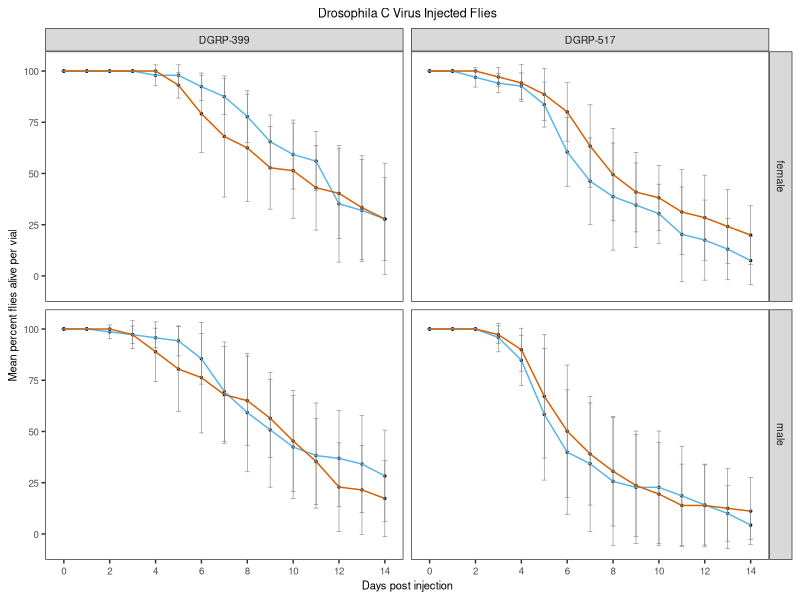
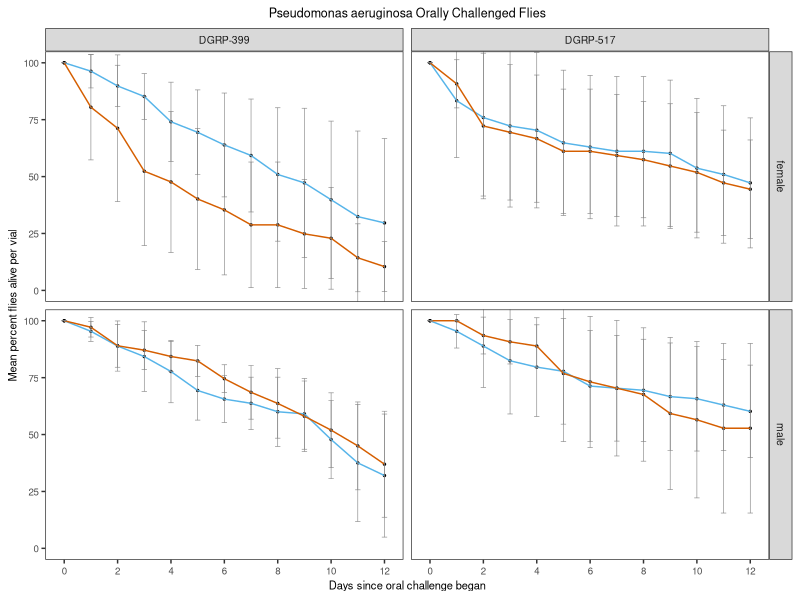
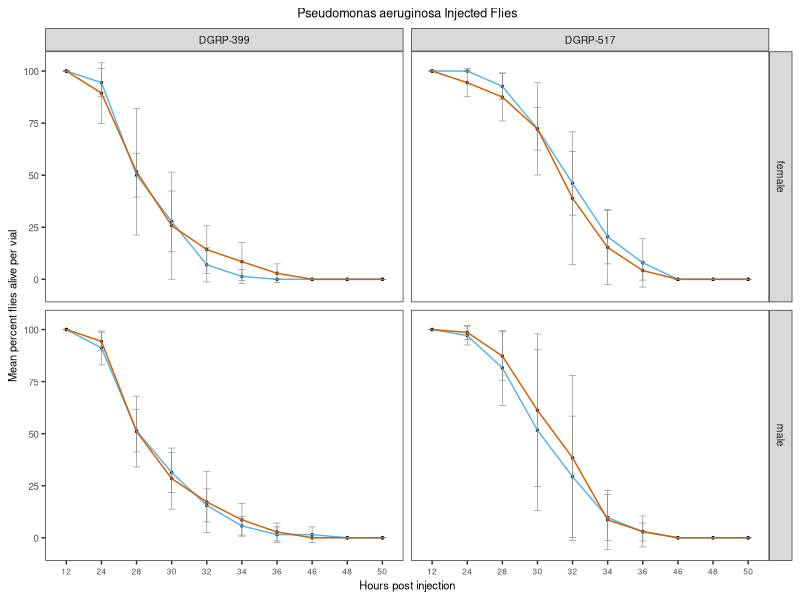
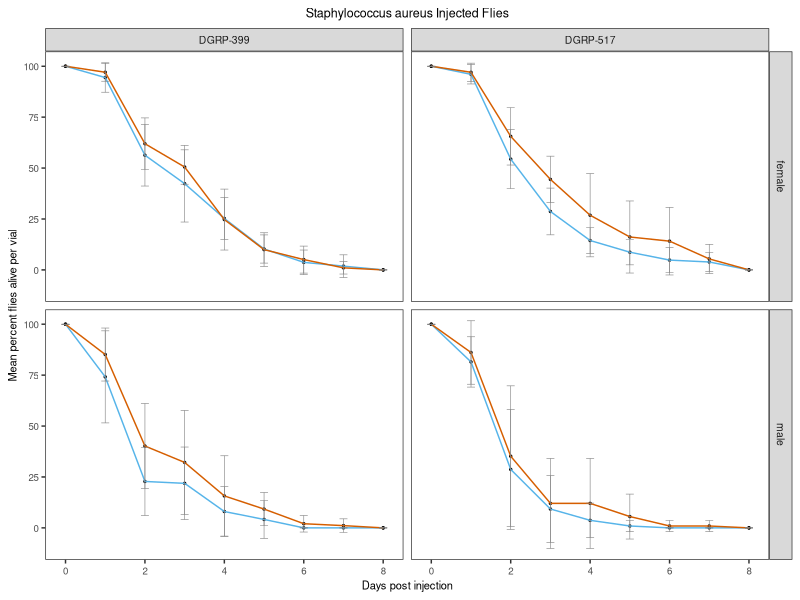
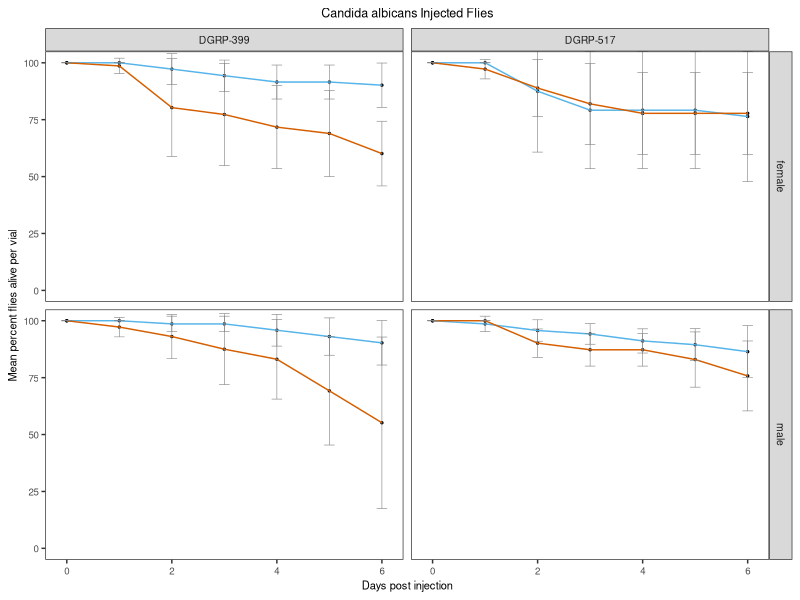
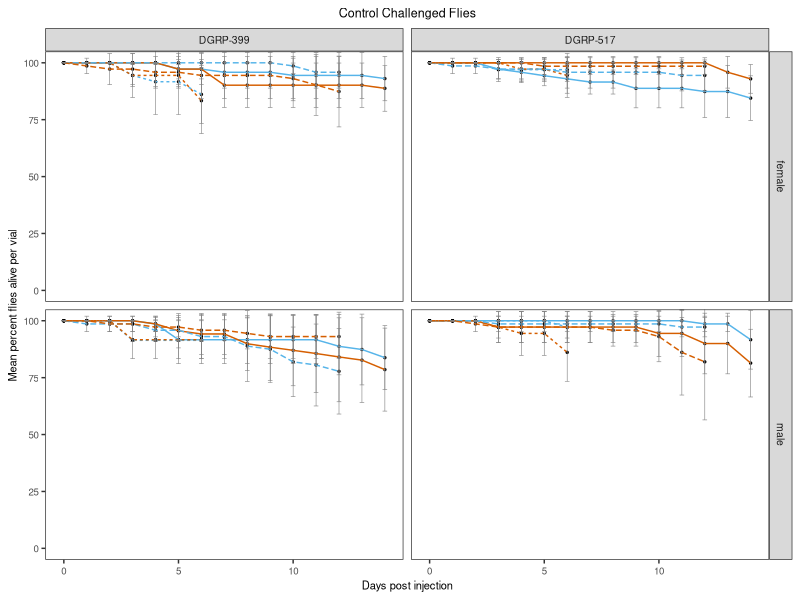
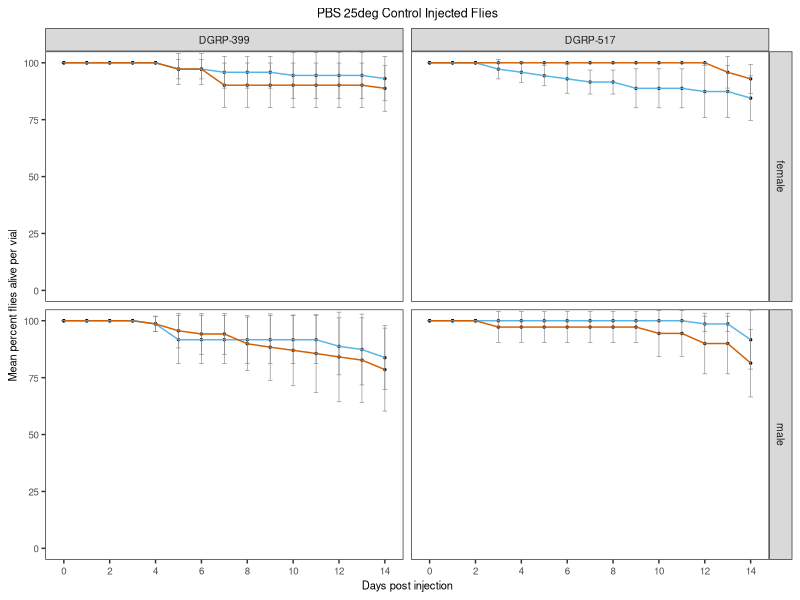
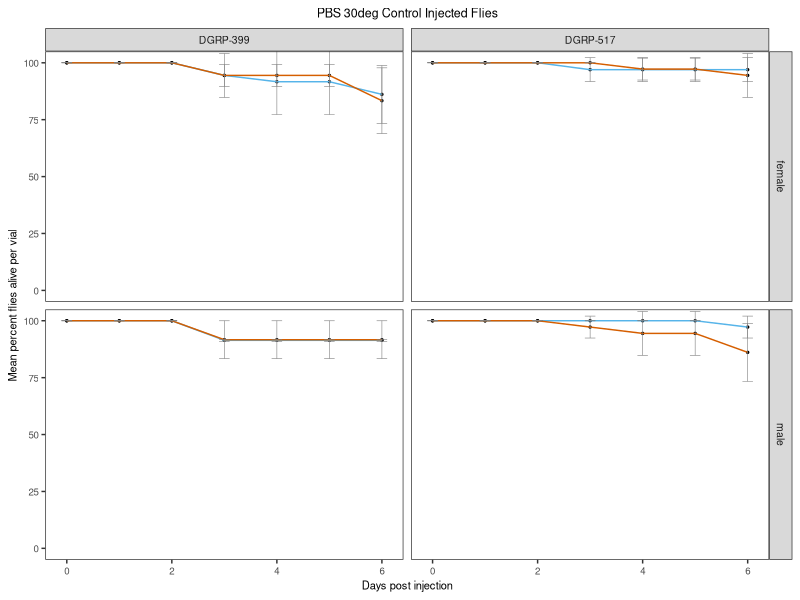

The R source for these figures, in order:
## ---- chunk 1
knitr::opts_chunk$set(echo = TRUE)
## ---- chunk 2
#set wd to where this file is saved
setwd(dirname(rstudioapi::getActiveDocumentContext()$path))

#load in libraries
library(tidyverse)
library(readxl)
library(lubridate)
library(ggpubr)
library(rstatix)
library(survival)
library(survminer)
library(cowplot)

## ---- chunk 3
df_DCV_surv <- read_excel("pathogen_challenge_data_all.xlsx", sheet = "DCV_surv")
df_DCV_surv$strain <- str_replace(df_DCV_surv$strain, "25192", "DGRP-399")
df_DCV_surv$strain <- str_replace(df_DCV_surv$strain, "25197", "DGRP-517")
## ---- chunk 4
df_DCV_surv_399_M <- df_DCV_surv %>% filter(strain == "DGRP-399", sex == "male", DCV == TRUE)
df_DCV_surv_399_F <- df_DCV_surv %>% filter(strain == "DGRP-399", sex == "female", DCV == TRUE)

df_DCV_surv_517_M <- df_DCV_surv %>% filter(strain == "DGRP-517", sex == "male", DCV == TRUE)
df_DCV_surv_517_F <- df_DCV_surv %>% filter(strain == "DGRP-517", sex == "female", DCV == TRUE)

## ---- chunk 5
sd_DCV_399_M <- survdiff(Surv(days_survived, !censor) ~ galbut, data = df_DCV_surv_399_M)
sd_DCV_399_F <- survdiff(Surv(days_survived, !censor) ~ galbut, data = df_DCV_surv_399_F)

sd_DCV_517_M <- survdiff(Surv(days_survived, !censor) ~ galbut, data = df_DCV_surv_517_M)
sd_DCV_517_F <- survdiff(Surv(days_survived, !censor) ~ galbut, data = df_DCV_surv_517_F)

#survival analysis
1 - pchisq(sd_DCV_399_M$chisq, length(sd_DCV_399_M$n) - 1) # p = 0.224
1 - pchisq(sd_DCV_399_F$chisq, length(sd_DCV_399_F$n) - 1) # p = 0.341

1 - pchisq(sd_DCV_517_M$chisq, length(sd_DCV_517_M$n) - 1) # p = 0.271
1 - pchisq(sd_DCV_517_F$chisq, length(sd_DCV_517_F$n) - 1) # p = 0.0279

## ---- chunk 6

df_tidy_DCV <- read_excel("pathogen_challenge_data_all.xlsx", sheet = "DCV_tidy")

df_tidy_DCV$strain <- str_replace(df_tidy_DCV$strain, "25197", "DGRP-517")
df_tidy_DCV$strain <- str_replace(df_tidy_DCV$strain, "25192", "DGRP-399")

# average replicates
df_tidy_DCV_avg <- df_tidy_DCV %>% group_by(strain, galbut, sex, day) %>% summarize(avg_alive = mean(percent_alive), std_alive = sd(percent_alive)) 

# plot it
p_DCV <- ggplot(df_tidy_DCV_avg, aes(x=day, 
                                         y=avg_alive, 
                                         group=interaction(strain, galbut, sex)))  + 
  geom_point(size=0.5) +
  geom_line(aes(color=galbut)) +
  geom_errorbar(aes(ymin = (avg_alive - std_alive), ymax = (avg_alive + std_alive)), width = 0.2, color="grey50", size=0.2) +
  facet_grid(sex~strain) + 
  scale_color_manual(values = c("#56B4E9", "#D55E00")) +
  theme_bw() + 
  theme(panel.grid=element_blank(),
        plot.title = element_text(hjust = 0.5, size = 9),
        legend.position = "none",
        axis.text = element_text(size = 7),
        axis.title = element_text(size = 8),
        strip.text.x = element_text(size = 7.5),
        strip.text.y = element_text(size = 7.5)) +
  scale_x_continuous(breaks=seq(0,14,2)) +
  ggtitle("Drosophila C Virus Injected Flies") +
  xlab("Days post injection")  +
  ylab("Mean percent flies alive per vial")

p_DCV

## ---- chunk 7
# legend.position = "none"
## ---- chunk 8
df_PA_surv_feed <- read_excel("pathogen_challenge_data_all.xlsx", sheet = "PA_feed_surv")

df_PA_surv_feed$strain <- str_replace(df_PA_surv_feed$strain, "25192", "DGRP-399")
df_PA_surv_feed$strain <- str_replace(df_PA_surv_feed$strain, "25197", "DGRP-517")
## ---- chunk 9
df_PA_surv_feed_399_M <- df_PA_surv_feed %>% filter(strain == "DGRP-399", sex == "male", pseudomonas == TRUE)
df_PA_surv_feed_399_F <- df_PA_surv_feed %>% filter(strain == "DGRP-399", sex == "female", pseudomonas == TRUE)

df_PA_surv_feed_517_M <- df_PA_surv_feed %>% filter(strain == "DGRP-517", sex == "male", pseudomonas == TRUE)
df_PA_surv_feed_517_F <- df_PA_surv_feed %>% filter(strain == "DGRP-517", sex == "female", pseudomonas == TRUE)
## ---- chunk 10
sd_PA_surv_feed_399_M <- survdiff(Surv(days_survived, !censor) ~ galbut, data = df_PA_surv_feed_399_M)
sd_PA_surv_feed_399_F <- survdiff(Surv(days_survived, !censor) ~ galbut, data = df_PA_surv_feed_399_F)

sd_PA_surv_feed_517_M <- survdiff(Surv(days_survived, !censor) ~ galbut, data = df_PA_surv_feed_517_M)
sd_PA_surv_feed_517_F <- survdiff(Surv(days_survived, !censor) ~ galbut, data = df_PA_surv_feed_517_F)

#survival analysis
1 - pchisq(sd_PA_surv_feed_399_M$chisq, length(sd_PA_surv_feed_399_M$n) - 1) # p = 0.3001
1 - pchisq(sd_PA_surv_feed_399_F$chisq, length(sd_PA_surv_feed_399_M$n) - 1) # p = 4.5e-6

1 - pchisq(sd_PA_surv_feed_517_M$chisq, length(sd_PA_surv_feed_517_M$n) - 1) # p = 0.42
1 - pchisq(sd_PA_surv_feed_517_F$chisq, length(sd_PA_surv_feed_517_F$n) - 1) # p = 0.729

## ---- chunk 11
df_tidy_pseudomonas_feed <- read_excel("pathogen_challenge_data_all.xlsx", sheet = "PA_feed_tidy")

df_tidy_pseudomonas_feed$strain <- str_replace(df_tidy_pseudomonas_feed$strain, "25197", "DGRP-517")
df_tidy_pseudomonas_feed$strain <- str_replace(df_tidy_pseudomonas_feed$strain, "25192", "DGRP-399")

# average replicates
df_tidy_pseudomonas_feed_avg <- df_tidy_pseudomonas_feed %>% group_by(strain, galbut, sex, day) %>% summarize(avg_alive = mean(percent_alive), std_alive = sd(percent_alive)) 



p_PA_feed <- ggplot(df_tidy_pseudomonas_feed_avg, aes(x=day, 
                                                y=avg_alive, 
                                                group=interaction(strain, galbut, sex)))  + 
  geom_point(size=0.5) +
  geom_line(aes(color=galbut)) +
  geom_errorbar(aes(ymin = (avg_alive - std_alive), ymax = (avg_alive + std_alive)), width = 0.2, color="grey50", size=0.2) +
  facet_grid(sex~strain) + 
  scale_color_manual(values = c("#56B4E9", "#D55E00")) +
  theme_bw() + 
  theme(panel.grid=element_blank(),
        plot.title = element_text(hjust = 0.5, size = 9),
        legend.position = "none",
        axis.text = element_text(size = 7),
        axis.title = element_text(size = 8),
        strip.text.x = element_text(size = 7.5),
        strip.text.y = element_text(size = 7.5)) +
  coord_cartesian(ylim=c(0,100)) + #have to use this to rescale as other scaling makes the error bars disappear
  scale_x_continuous(breaks=seq(0,12,2)) +
  ggtitle("Pseudomonas aeruginosa Orally Challenged Flies") +
  xlab("Days since oral challenge began")  +
  ylab("Mean percent flies alive per vial")

p_PA_feed
## ---- chunk 12
df_PA_surv_inject <- read_excel("pathogen_challenge_data_all.xlsx", sheet = "PA_inject_surv")

df_PA_surv_inject$strain <- str_replace(df_PA_surv_inject$strain, "25197", "DGRP-517")
df_PA_surv_inject$strain <- str_replace(df_PA_surv_inject$strain, "25192", "DGRP-399")
## ---- chunk 13
df_PA_surv_inject_399_M <- df_PA_surv_inject %>% filter(strain == "DGRP-399", sex == "male", pseudomonas == TRUE)
df_PA_surv_inject_399_F <- df_PA_surv_inject %>% filter(strain == "DGRP-399", sex == "female", pseudomonas == TRUE)

df_PA_surv_inject_517_M <- df_PA_surv_inject %>% filter(strain == "DGRP-517", sex == "male", pseudomonas == TRUE)
df_PA_surv_inject_517_F <- df_PA_surv_inject %>% filter(strain == "DGRP-517", sex == "female", pseudomonas == TRUE)

## ---- chunk 14
sd_PA_surv_inject_399_M <- survdiff(Surv(hours_survived, !censor) ~ galbut, data = df_PA_surv_inject_399_M)
sd_PA_surv_inject_399_F <- survdiff(Surv(hours_survived, !censor) ~ galbut, data = df_PA_surv_inject_399_F)

sd_PA_surv_inject_517_M <- survdiff(Surv(hours_survived, !censor) ~ galbut, data = df_PA_surv_inject_517_M)
sd_PA_surv_inject_517_F <- survdiff(Surv(hours_survived, !censor) ~ galbut, data = df_PA_surv_inject_517_F)

#survival analysis
1 - pchisq(sd_PA_surv_inject_399_M$chisq, length(sd_PA_surv_inject_399_M$n) - 1) # p = 0.8907
1 - pchisq(sd_PA_surv_inject_399_F$chisq, length(sd_PA_surv_inject_399_F$n) - 1) # p = 0.1362

1 - pchisq(sd_PA_surv_inject_517_M$chisq, length(sd_PA_surv_inject_517_M$n) - 1) # p = 0.2183
1 - pchisq(sd_PA_surv_inject_517_F$chisq, length(sd_PA_surv_inject_517_F$n) - 1) # p = 0.2112
## ---- chunk 15
df_tidy_pseudomonas_inject <- read_excel("pathogen_challenge_data_all.xlsx", sheet = "PA_inject_tidy")

df_tidy_pseudomonas_inject$strain <- str_replace(df_tidy_pseudomonas_inject$strain, "25197", "DGRP-517")
df_tidy_pseudomonas_inject$strain <- str_replace(df_tidy_pseudomonas_inject$strain, "25192", "DGRP-399")

# average replicates
df_tidy_pseudomonas_inject_avg <- df_tidy_pseudomonas_inject %>% group_by(strain, galbut, sex, hours) %>% summarize(avg_alive = mean(percent_alive), std_alive = sd(percent_alive)) 

# plot it
p_PA_inject <- ggplot(df_tidy_pseudomonas_inject_avg, aes(x=factor(hours), 
                              y=avg_alive, 
                              group=interaction(strain, galbut, sex)))  + 
  geom_point(size=0.5) +
  geom_line(aes(color=galbut)) +
  geom_errorbar(aes(ymin = (avg_alive - std_alive), ymax = (avg_alive + std_alive)), width = 0.2, color="grey50", size=0.2) +
  facet_grid(sex~strain) + 
  scale_color_manual(values = c("#56B4E9", "#D55E00")) +
  theme_bw() + 
  theme(panel.grid=element_blank(),
        plot.title = element_text(hjust = 0.5, size = 9),
        legend.position = "none",
        axis.text = element_text(size = 7),
        axis.text.x = element_text(size = 6),
        axis.title = element_text(size = 8),
        strip.text.x = element_text(size = 7.5),
        strip.text.y = element_text(size = 7.5)) +
  ggtitle("Pseudomonas aeruginosa Injected Flies") +
  xlab("Hours post injection")  +
  ylab("Mean percent flies alive per vial")

p_PA_inject
## ---- chunk 16
df_surv_staph <- read_excel("pathogen_challenge_data_all.xlsx", sheet = "SA_surv")

df_surv_staph$strain <- str_replace(df_surv_staph$strain, "25197", "DGRP-517")
df_surv_staph$strain <- str_replace(df_surv_staph$strain, "25192", "DGRP-399")

## ---- chunk 17
df_surv_399_M_SA <- df_surv_staph %>% filter(strain == "DGRP-399", sex == "male", staphylococcus == TRUE)
df_surv_399_F_SA <- df_surv_staph %>% filter(strain == "DGRP-399", sex == "female", staphylococcus == TRUE)


df_surv_517_M_SA <- df_surv_staph %>% filter(strain == "DGRP-517", sex == "male", staphylococcus == TRUE)
df_surv_517_F_SA <- df_surv_staph %>% filter(strain == "DGRP-517", sex == "female", staphylococcus == TRUE)



sd_399_M_SA <- survdiff(Surv(days_survived, !censor) ~ galbut, data = df_surv_399_M_SA)
sd_399_F_SA <- survdiff(Surv(days_survived, !censor) ~ galbut, data = df_surv_399_F_SA)

sd_517_M_SA <- survdiff(Surv(days_survived, !censor) ~ galbut, data = df_surv_517_M_SA)
sd_517_F_SA <- survdiff(Surv(days_survived, !censor) ~ galbut, data = df_surv_517_F_SA)

#survival analysis
1 - pchisq(sd_399_M_SA$chisq, length(sd_399_M_SA$n) - 1) # p = 0.0207
1 - pchisq(sd_399_F_SA$chisq, length(sd_399_F_SA$n) - 1) # p = 0.0549

1 - pchisq(sd_517_M_SA$chisq, length(sd_517_M_SA$n) - 1) # p = 0.0509
1 - pchisq(sd_517_F_SA$chisq, length(sd_517_F_SA$n) - 1) # p = 0.00068
## ---- chunk 18
df_tidy_staph <- read_excel("pathogen_challenge_data_all.xlsx", sheet = "SA_tidy")

df_tidy_staph$strain <- str_replace(df_tidy_staph$strain, "25197", "DGRP-517")
df_tidy_staph$strain <- str_replace(df_tidy_staph$strain, "25192", "DGRP-399")

# average replicates
df_tidy_staph_avg <- df_tidy_staph %>% group_by(strain, galbut, sex, day) %>% summarize(avg_alive = mean(percent_alive), std_alive = sd(percent_alive)) 

# plot it
p_staph <- ggplot(df_tidy_staph_avg, aes(x=day, 
                   y=avg_alive, 
                   group=interaction(strain, galbut, sex)))  + 
  geom_point(size=0.5) +
  geom_line(aes(color=galbut)) +
  geom_errorbar(aes(ymin = (avg_alive - std_alive), ymax = (avg_alive + std_alive)), width = 0.2, color="grey50", size=0.2) +
  facet_grid(sex~strain) + 
  scale_color_manual(values = c("#56B4E9", "#D55E00")) +
  theme_bw() + 
  theme(panel.grid=element_blank(),
        plot.title = element_text(hjust = 0.5, size = 9),
        legend.position = "none",
        axis.text = element_text(size = 7),
        axis.title = element_text(size = 8),
        strip.text.x = element_text(size = 7.5),
        strip.text.y = element_text(size = 7.5)) +
  ggtitle("Staphylococcus aureus Injected Flies") +
  xlab("Days post injection")  +
  ylab("Mean percent flies alive per vial")

p_staph
## ---- chunk 19
df_surv_CA <- read_excel("pathogen_challenge_data_all.xlsx", sheet = "CA_surv")

df_surv_CA$strain <- str_replace(df_surv_CA$strain, "25197", "DGRP-517")
df_surv_CA$strain <- str_replace(df_surv_CA$strain, "25192", "DGRP-399")

## ---- chunk 20
df_surv_399_M_CA <- df_surv_CA %>% filter(strain == "DGRP-399", sex == "male", candida == TRUE)
df_surv_399_F_CA <- df_surv_CA %>% filter(strain == "DGRP-399", sex == "female", candida == TRUE)


df_surv_517_M_CA <- df_surv_CA %>% filter(strain == "DGRP-517", sex == "male", candida == TRUE)
df_surv_517_F_CA <- df_surv_CA %>% filter(strain == "DGRP-517", sex == "female", candida == TRUE)

#run the analysis
sd_399_M_CA <- survdiff(Surv(days_survived, !censor) ~ galbut, data = df_surv_399_M_CA)
sd_399_F_CA <- survdiff(Surv(days_survived, !censor) ~ galbut, data = df_surv_399_F_CA)

sd_517_M_CA <- survdiff(Surv(days_survived, !censor) ~ galbut, data = df_surv_517_M_CA)
sd_517_F_CA <- survdiff(Surv(days_survived, !censor) ~ galbut, data = df_surv_517_F_CA)

#survival analysis
1 - pchisq(sd_399_M_CA$chisq, length(sd_399_M_CA$n) - 1) # p = 6.5108e-6
1 - pchisq(sd_399_F_CA$chisq, length(sd_399_F_CA$n) - 1) # p = 3.4735e-5

1 - pchisq(sd_517_M_CA$chisq, length(sd_517_M_CA$n) - 1) # p = 0.1238
1 - pchisq(sd_517_F_CA$chisq, length(sd_517_F_CA$n) - 1) # p = 0.7786

## ---- chunk 21
df_tidy_CA <- read_excel("pathogen_challenge_data_all.xlsx", sheet = "CA_tidy")

df_tidy_CA$strain <- str_replace(df_tidy_CA$strain, "25197", "DGRP-517")
df_tidy_CA$strain <- str_replace(df_tidy_CA$strain, "25192", "DGRP-399")

# average replicates
df_tidy_CA_avg <- df_tidy_CA %>% group_by(strain, galbut, sex, day) %>% summarize(avg_alive = mean(percent_alive), std_alive = sd(percent_alive)) 

# plot it
p_CA <- ggplot(df_tidy_CA_avg, aes(x=day, 
                                     y=avg_alive, 
                                     group=interaction(strain, galbut, sex)))  + 
  geom_point(size=0.5) +
  geom_line(aes(color=galbut)) +
  geom_errorbar(aes(ymin = (avg_alive - std_alive), ymax = (avg_alive + std_alive)), width = 0.2, color="grey50", size=0.2) +
  facet_grid(sex~strain) + 
  scale_color_manual(values = c("#56B4E9", "#D55E00")) +
  theme_bw() + 
  theme(panel.grid=element_blank(),
        plot.title = element_text(hjust = 0.5, size = 9),
        legend.position = "none",
        axis.text = element_text(size = 7),
        axis.title = element_text(size = 8),
        strip.text.x = element_text(size = 7.5),
        strip.text.y = element_text(size = 7.5)) +
  ggtitle("Candida albicans Injected Flies") +
  coord_cartesian(ylim=c(0,100)) + #have to use this to rescale as other scaling makes the error bars disappear
  xlab("Days post injection")  +
  ylab("Mean percent flies alive per vial")

p_CA

## ---- chunk 22
df_surv_PBS_25 <- read_excel("pathogen_challenge_data_all.xlsx", sheet = "PBS_25_surv")

df_surv_PBS_25$strain <- str_replace(df_surv_PBS_25$strain, "25197", "DGRP-517")
df_surv_PBS_25$strain <- str_replace(df_surv_PBS_25$strain, "25192", "DGRP-399")
## ---- chunk 23
df_surv_399_M_PBS_25 <- df_surv_PBS_25 %>% filter(strain == "DGRP-399", sex == "male", PBS == TRUE)
df_surv_399_F_PBS_25 <- df_surv_PBS_25 %>% filter(strain == "DGRP-399", sex == "female", PBS == TRUE)


df_surv_517_M_PBS_25 <- df_surv_PBS_25 %>% filter(strain == "DGRP-517", sex == "male", PBS == TRUE)
df_surv_517_F_PBS_25 <- df_surv_PBS_25 %>% filter(strain == "DGRP-517", sex == "female", PBS == TRUE)

#run the analysis
sd_surv_399_M_PBS_25 <- survdiff(Surv(days_survived, !censor) ~ galbut, data = df_surv_399_M_PBS_25)
sd_surv_399_F_PBS_25 <- survdiff(Surv(days_survived, !censor) ~ galbut, data = df_surv_399_F_PBS_25)

sd_surv_517_M_PBS_25 <- survdiff(Surv(days_survived, !censor) ~ galbut, data = df_surv_517_M_PBS_25)
sd_surv_517_F_PBS_25 <- survdiff(Surv(days_survived, !censor) ~ galbut, data = df_surv_517_F_PBS_25)

#survival analysis
1 - pchisq(sd_surv_399_M_PBS_25$chisq, length(sd_surv_399_M_PBS_25$n) - 1) # p = 0.461
1 - pchisq(sd_surv_399_F_PBS_25$chisq, length(sd_surv_399_F_PBS_25$n) - 1) # p = 0.398

1 - pchisq(sd_surv_517_M_PBS_25$chisq, length(sd_surv_517_M_PBS_25$n) - 1) # p = 0.0547
1 - pchisq(sd_surv_517_F_PBS_25$chisq, length(sd_surv_517_F_PBS_25$n) - 1) # p = 0.107
## ---- chunk 24
df_surv_PBS_30 <- read_excel("pathogen_challenge_data_all.xlsx", sheet = "PBS_30_surv")

df_surv_PBS_30$strain <- str_replace(df_surv_PBS_30$strain, "25197", "DGRP-517")
df_surv_PBS_30$strain <- str_replace(df_surv_PBS_30$strain, "25192", "DGRP-399")
## ---- chunk 25
df_surv_399_M_PBS_30 <- df_surv_PBS_30 %>% filter(strain == "DGRP-399", sex == "male", candida == FALSE)
df_surv_399_F_PBS_30 <- df_surv_PBS_30 %>% filter(strain == "DGRP-399", sex == "female", candida == FALSE)


df_surv_517_M_PBS_30 <- df_surv_PBS_30 %>% filter(strain == "DGRP-517", sex == "male", candida == FALSE)
df_surv_517_F_PBS_30 <- df_surv_PBS_30 %>% filter(strain == "DGRP-517", sex == "female", candida == FALSE)

#run the analysis
sd_surv_399_M_PBS_30 <- survdiff(Surv(days_survived, !censor) ~ galbut, data = df_surv_399_M_PBS_30)
sd_surv_399_F_PBS_30 <- survdiff(Surv(days_survived, !censor) ~ galbut, data = df_surv_399_F_PBS_30)

sd_surv_517_M_PBS_30 <- survdiff(Surv(days_survived, !censor) ~ galbut, data = df_surv_517_M_PBS_30)
sd_surv_517_F_PBS_30 <- survdiff(Surv(days_survived, !censor) ~ galbut, data = df_surv_517_F_PBS_30)

#survival analysis
1 - pchisq(sd_surv_399_M_PBS_30$chisq, length(sd_surv_399_M_PBS_30$n) - 1) # p = 0.971
1 - pchisq(sd_surv_399_F_PBS_30$chisq, length(sd_surv_399_F_PBS_30$n) - 1) # p = 0.777

1 - pchisq(sd_surv_517_M_PBS_30$chisq, length(sd_surv_517_M_PBS_30$n) - 1) # p = 0.0738
1 - pchisq(sd_surv_517_F_PBS_30$chisq, length(sd_surv_517_F_PBS_30$n) - 1) # p = 0.622

## ---- chunk 26
df_surv_sucrose <- read_excel("pathogen_challenge_data_all.xlsx", sheet = "sucrose_surv")

df_surv_sucrose$strain <- str_replace(df_surv_sucrose$strain, "25197", "DGRP-517")
df_surv_sucrose$strain <- str_replace(df_surv_sucrose$strain, "25192", "DGRP-399")
## ---- chunk 27
df_surv_399_M_sucrose <- df_surv_sucrose %>% filter(strain == "DGRP-399", sex == "male", pseudomonas == FALSE)
df_surv_399_F_sucrose <- df_surv_sucrose %>% filter(strain == "DGRP-399", sex == "female", pseudomonas == FALSE)


df_surv_517_M_sucrose <- df_surv_sucrose %>% filter(strain == "DGRP-517", sex == "male", pseudomonas == FALSE)
df_surv_517_F_sucrose <- df_surv_sucrose %>% filter(strain == "DGRP-517", sex == "female", pseudomonas == FALSE)

#run the analysis
sd_surv_399_M_sucrose <- survdiff(Surv(days_survived, !censor) ~ galbut, data = df_surv_399_M_sucrose)
sd_surv_399_F_sucrose <- survdiff(Surv(days_survived, !censor) ~ galbut, data = df_surv_399_F_sucrose)

sd_surv_517_M_sucrose <- survdiff(Surv(days_survived, !censor) ~ galbut, data = df_surv_517_M_sucrose)
sd_surv_517_F_sucrose <- survdiff(Surv(days_survived, !censor) ~ galbut, data = df_surv_517_F_sucrose)

#survival analysis
1 - pchisq(sd_surv_399_M_sucrose$chisq, length(sd_surv_399_M_sucrose$n) - 1) # p = 0.0116
1 - pchisq(sd_surv_399_F_sucrose$chisq, length(sd_surv_399_F_sucrose$n) - 1) # p = 0.0647

1 - pchisq(sd_surv_517_M_sucrose$chisq, length(sd_surv_517_M_sucrose$n) - 1) # p = 0.00292
1 - pchisq(sd_surv_517_F_sucrose$chisq, length(sd_surv_517_F_sucrose$n) - 1) # p = 0.184

## ---- chunk 28
df_tidy_controls <- read_excel("pathogen_challenge_data_all.xlsx", sheet = "controls_combined_tidy")

df_tidy_controls$strain <- str_replace(df_tidy_controls$strain, "25197", "DGRP-517")
df_tidy_controls$strain <- str_replace(df_tidy_controls$strain, "25192", "DGRP-399")

# average replicates
df_tidy_controls_avg <- df_tidy_controls %>% group_by(strain, galbut, sex, day, cont_type) %>% summarize(avg_alive = mean(percent_alive), std_alive = sd(percent_alive)) 

# plot it
p_controls <- ggplot(df_tidy_controls_avg, aes(x=day, 
                                     y=avg_alive, 
                                     group=interaction(strain, galbut, sex, cont_type)))  + 
  geom_point(size=0.5) +
  geom_line(aes(color=galbut, linetype = cont_type)) +
  geom_errorbar(aes(ymin = (avg_alive - std_alive), ymax = (avg_alive + std_alive)), width = 0.2, color="grey50", size=0.2) +
  facet_grid(sex~strain) + 
  scale_color_manual(values = c("#56B4E9", "#D55E00")) +
  theme_bw() + 
  theme(panel.grid=element_blank(),
        plot.title = element_text(hjust = 0.5, size = 9),
        legend.position = "none",
        axis.text = element_text(size = 7),
        axis.title = element_text(size = 8),
        strip.text.x = element_text(size = 7.5),
        strip.text.y = element_text(size = 7.5)) +
  ggtitle("Control Challenged Flies") +
  coord_cartesian(ylim=c(0,100)) + #have to use this to rescale as other scaling makes the error bars disappear
  xlab("Days post injection")  +
  ylab("Mean percent flies alive per vial")

p_controls
## ---- chunk 29
df_tidy_PBS_25 <- read_excel("pathogen_challenge_data_all.xlsx", sheet = "PBS_25_tidy")

df_tidy_PBS_25$strain <- str_replace(df_tidy_PBS_25$strain, "25197", "DGRP-517")
df_tidy_PBS_25$strain <- str_replace(df_tidy_PBS_25$strain, "25192", "DGRP-399")

# average replicates
df_tidy_PBS_25_avg <- df_tidy_PBS_25 %>% group_by(strain, galbut, sex, day) %>% summarize(avg_alive = mean(percent_alive), std_alive = sd(percent_alive)) 

# plot it
p_PBS_25 <- ggplot(df_tidy_PBS_25_avg, aes(x=day, 
                                     y=avg_alive, 
                                     group=interaction(strain, galbut, sex)))  + 
  geom_point(size=0.5) +
  geom_line(aes(color=galbut)) +
  geom_errorbar(aes(ymin = (avg_alive - std_alive), ymax = (avg_alive + std_alive)), width = 0.2, color="grey50", size=0.2) +
  facet_grid(sex~strain) + 
  scale_color_manual(values = c("#56B4E9", "#D55E00")) +
  theme_bw() + 
  theme(panel.grid=element_blank(),
        plot.title = element_text(hjust = 0.5, size = 9),
        legend.position = "none",
        axis.text = element_text(size = 7),
        axis.title = element_text(size = 8),
        strip.text.x = element_text(size = 7.5),
        strip.text.y = element_text(size = 7.5)) +
  scale_x_continuous(breaks=seq(0,14,2)) +
  ggtitle("PBS 25deg Control Injected Flies") +
  coord_cartesian(ylim=c(0,100)) + #have to use this to rescale as other scaling makes the error bars disappear
  xlab("Days post injection")  +
  ylab("Mean percent flies alive per vial")

p_PBS_25
## ---- chunk 30
df_tidy_PBS_30 <- read_excel("pathogen_challenge_data_all.xlsx", sheet = "PBS_30_tidy")

df_tidy_PBS_30$strain <- str_replace(df_tidy_PBS_30$strain, "25197", "DGRP-517")
df_tidy_PBS_30$strain <- str_replace(df_tidy_PBS_30$strain, "25192", "DGRP-399")

# average replicates
df_tidy_PBS_30_avg <- df_tidy_PBS_30 %>% group_by(strain, galbut, sex, day) %>% summarize(avg_alive = mean(percent_alive), std_alive = sd(percent_alive)) 

# plot it
p_PBS_30 <- ggplot(df_tidy_PBS_30_avg, aes(x=day, 
                                     y=avg_alive, 
                                     group=interaction(strain, galbut, sex)))  + 
  geom_point(size=0.5) +
  geom_line(aes(color=galbut)) +
  geom_errorbar(aes(ymin = (avg_alive - std_alive), ymax = (avg_alive + std_alive)), width = 0.2, color="grey50", size=0.2) +
  facet_grid(sex~strain) + 
  scale_color_manual(values = c("#56B4E9", "#D55E00")) +
  theme_bw() + 
  theme(panel.grid=element_blank(),
        plot.title = element_text(hjust = 0.5, size = 9),
        legend.position = "none",
        axis.text = element_text(size = 7),
        axis.title = element_text(size = 8),
        strip.text.x = element_text(size = 7.5),
        strip.text.y = element_text(size = 7.5)) +
  ggtitle("PBS 30deg Control Injected Flies") +
  coord_cartesian(ylim=c(0,100)) + #have to use this to rescale as other scaling makes the error bars disappear
  xlab("Days post injection")  +
  ylab("Mean percent flies alive per vial")

p_PBS_30
## ---- chunk 31
df_tidy_sucrose <- read_excel("pathogen_challenge_data_all.xlsx", sheet = "sucrose_tidy")

df_tidy_sucrose$strain <- str_replace(df_tidy_sucrose$strain, "25197", "DGRP-517")
df_tidy_sucrose$strain <- str_replace(df_tidy_sucrose$strain, "25192", "DGRP-399")

# average replicates
df_tidy_sucrose_avg <- df_tidy_sucrose %>% group_by(strain, galbut, sex, day) %>% summarize(avg_alive = mean(percent_alive), std_alive = sd(percent_alive)) 

# plot it
p_sucrose <- ggplot(df_tidy_sucrose_avg, aes(x=day, 
                                     y=avg_alive, 
                                     group=interaction(strain, galbut, sex)))  + 
  geom_point(size=0.5) +
  geom_line(aes(color=galbut)) +
  geom_errorbar(aes(ymin = (avg_alive - std_alive), ymax = (avg_alive + std_alive)), width = 0.2, color="grey50", size=0.2) +
  facet_grid(sex~strain) + 
  scale_color_manual(values = c("#56B4E9", "#D55E00")) +
  theme_bw() + 
  theme(panel.grid=element_blank(),
        plot.title = element_text(hjust = 0.5, size = 9),
        legend.position = "none",
        axis.text = element_text(size = 7),
        axis.title = element_text(size = 8),
        strip.text.x = element_text(size = 7.5),
        strip.text.y = element_text(size = 7.5)) +
  ggtitle("Sucrose Control Challenged Flies") +
  coord_cartesian(ylim=c(0,100)) + #have to use this to rescale as other scaling makes the error bars disappear
  scale_x_continuous(breaks=seq(0,12,2)) +
  xlab("Days post injection")  +
  ylab("Mean percent flies alive per vial")

p_sucrose
## ---- chunk 32
plot_grid(p_DCV, p_PA_feed, p_PA_inject, p_staph, p_CA, p_PBS_25, p_PBS_30, p_sucrose,
          labels = "AUTO", label_size = 11,
          ncol = 2)
ggsave("pathogen_challenge_plot_v2.pdf", width = 6.5, height = 8.5, units = "in")
